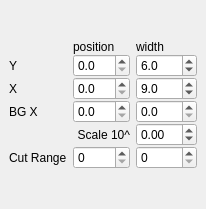
  <widget class="QDockWidget" name="dockWidget_6">
   <property name="windowTitle">
    <string>Reflectivity Extraction</string>
   </property>
   <attribute name="dockWidgetArea">
    <number>1</number>
   </attribute>
   <widget class="QWidget" name="dockWidgetContents_4">
    <layout class="QGridLayout" name="gridLayout_3">
     <property name="topMargin">
      <number>0</number>
     </property>
     <property name="bottomMargin">
      <number>0</number>
     </property>
     <property name="verticalSpacing">
      <number>0</number>
     </property>
     <item row="2" column="0">
      <widget class="QLabel" name="label_3">
       <property name="text">
        <string>Y</string>
       </property>
      </widget>
     </item>
     <item row="7" column="0" colspan="2">
      <widget class="QLabel" name="label_5">
       <property name="text">
        <string>Scale 10^</string>
       </property>
       <property name="alignment">
        <set>Qt::AlignRight|Qt::AlignTrailing|Qt::AlignVCenter</set>
       </property>
      </widget>
     </item>
     <item row="2" column="2">
      <widget class="QDoubleSpinBox" name="refYWidth">
       <property name="decimals">
        <number>1</number>
       </property>
       <property name="minimum">
        <double>1.000000000000000</double>
       </property>
       <property name="maximum">
        <double>400.000000000000000</double>
       </property>
       <property name="value">
        <double>6.000000000000000</double>
       </property>
      </widget>
     </item>
     <item row="4" column="2">
      <widget class="QDoubleSpinBox" name="refXWidth">
       <property name="decimals">
        <number>1</number>
       </property>
       <property name="minimum">
        <double>1.000000000000000</double>
       </property>
       <property name="value">
        <double>9.000000000000000</double>
       </property>
      </widget>
     </item>
     <item row="7" column="2">
      <widget class="QDoubleSpinBox" name="refScale">
       <property name="decimals">
        <number>2</number>
       </property>
       <property name="minimum">
        <double>-20.000000000000000</double>
       </property>
       <property name="maximum">
        <double>20.000000000000000</double>
       </property>
       <property name="singleStep">
        <double>0.020000000000000</double>
       </property>
       <property name="value">
        <double>0.000000000000000</double>
       </property>
      </widget>
     </item>
     <item row="1" column="2">
      <widget class="QLabel" name="label_2">
       <property name="text">
        <string>width</string>
       </property>
       <property name="alignment">
        <set>Qt::AlignBottom|Qt::AlignLeading|Qt::AlignLeft</set>
       </property>
      </widget>
     </item>
     <item row="1" column="1">
      <widget class="QLabel" name="label">
       <property name="text">
        <string>position</string>
       </property>
       <property name="alignment">
        <set>Qt::AlignBottom|Qt::AlignLeading|Qt::AlignLeft</set>
       </property>
      </widget>
     </item>
     <item row="0" column="1">
      <spacer name="verticalSpacer_2">
       <property name="orientation">
        <enum>Qt::Vertical</enum>
       </property>
       <property name="sizeHint" stdset="0">
        <size>
         <width>20</width>
         <height>40</height>
        </size>
       </property>
      </spacer>
     </item>
     <item row="9" column="1">
      <spacer name="verticalSpacer">
       <property name="orientation">
        <enum>Qt::Vertical</enum>
       </property>
       <property name="sizeHint" stdset="0">
        <size>
         <width>20</width>
         <height>40</height>
        </size>
       </property>
      </spacer>
     </item>
     <item row="4" column="1">
      <widget class="QDoubleSpinBox" name="refXPos">
       <property name="decimals">
        <number>1</number>
       </property>
       <property name="maximum">
        <double>400.000000000000000</double>
       </property>
      </widget>
     </item>
     <item row="5" column="1">
      <widget class="QDoubleSpinBox" name="bgCenter">
       <property name="decimals">
        <number>1</number>
       </property>
       <property name="maximum">
        <double>400.000000000000000</double>
       </property>
      </widget>
     </item>
     <item row="5" column="2">
      <widget class="QDoubleSpinBox" name="bgWidth">
       <property name="decimals">
        <number>1</number>
       </property>
       <property name="maximum">
        <double>400.000000000000000</double>
       </property>
      </widget>
     </item>
     <item row="5" column="0">
      <widget class="QLabel" name="label_6">
       <property name="text">
        <string>BG X</string>
       </property>
      </widget>
     </item>
     <item row="8" column="0">
      <widget class="QLabel" name="label_20">
       <property name="text">
        <string>Cut Range</string>
       </property>
      </widget>
     </item>
     <item row="8" column="1">
      <widget class="QSpinBox" name="rangeStart">
       <property name="maximum">
        <number>200</number>
       </property>
      </widget>
     </item>
     <item row="8" column="2">
      <widget class="QSpinBox" name="rangeEnd">
       <property name="maximum">
        <number>200</number>
       </property>
       <property name="value">
        <number>0</number>
       </property>
      </widget>
     </item>
     <item row="2" column="1">
      <widget class="QDoubleSpinBox" name="refYPos">
       <property name="decimals">
        <number>1</number>
       </property>
       <property name="maximum">
        <double>400.000000000000000</double>
       </property>
      </widget>
     </item>
     <item row="4" column="0">
      <widget class="QLabel" name="label_4">
       <property name="text">
        <string>X</string>
       </property>
      </widget>
     </item>
    </layout>
   </widget>
  </widget>
